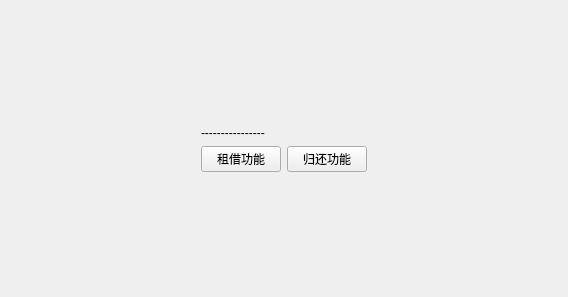
<?xml version="1.0" encoding="UTF-8"?>
<ui version="4.0">
 <class>users</class>
 <widget class="QWidget" name="users">
  <property name="geometry">
   <rect>
    <x>0</x>
    <y>0</y>
    <width>568</width>
    <height>297</height>
   </rect>
  </property>
  <property name="windowTitle">
   <string>Form</string>
  </property>
  <layout class="QGridLayout" name="gridLayout">
   <item row="0" column="1">
    <spacer name="verticalSpacer_2">
     <property name="orientation">
      <enum>Qt::Vertical</enum>
     </property>
     <property name="sizeHint" stdset="0">
      <size>
       <width>20</width>
       <height>70</height>
      </size>
     </property>
    </spacer>
   </item>
   <item row="1" column="0">
    <spacer name="horizontalSpacer">
     <property name="orientation">
      <enum>Qt::Horizontal</enum>
     </property>
     <property name="sizeHint" stdset="0">
      <size>
       <width>137</width>
       <height>20</height>
      </size>
     </property>
    </spacer>
   </item>
   <item row="1" column="1">
    <layout class="QVBoxLayout" name="verticalLayout">
     <item>
      <widget class="QLabel" name="label">
       <property name="styleSheet">
        <string notr="true">font: 87 14pt &quot;Arial&quot;;
font: 87 36pt &quot;Arial&quot;;</string>
       </property>
       <property name="text">
        <string>----------------</string>
       </property>
      </widget>
     </item>
     <item>
      <layout class="QHBoxLayout" name="horizontalLayout">
       <item>
        <widget class="QPushButton" name="pushButton">
         <property name="styleSheet">
          <string notr="true">font: 87 14pt &quot;Arial Black&quot;;</string>
         </property>
         <property name="text">
          <string>租借功能</string>
         </property>
        </widget>
       </item>
       <item>
        <widget class="QPushButton" name="pushButton_2">
         <property name="styleSheet">
          <string notr="true">font: 87 14pt &quot;Arial Black&quot;;</string>
         </property>
         <property name="text">
          <string>归还功能</string>
         </property>
        </widget>
       </item>
      </layout>
     </item>
    </layout>
   </item>
   <item row="1" column="2">
    <spacer name="horizontalSpacer_2">
     <property name="orientation">
      <enum>Qt::Horizontal</enum>
     </property>
     <property name="sizeHint" stdset="0">
      <size>
       <width>137</width>
       <height>20</height>
      </size>
     </property>
    </spacer>
   </item>
   <item row="2" column="1">
    <spacer name="verticalSpacer">
     <property name="orientation">
      <enum>Qt::Vertical</enum>
     </property>
     <property name="sizeHint" stdset="0">
      <size>
       <width>20</width>
       <height>91</height>
      </size>
     </property>
    </spacer>
   </item>
  </layout>
 </widget>
 <resources/>
 <connections/>
</ui>
